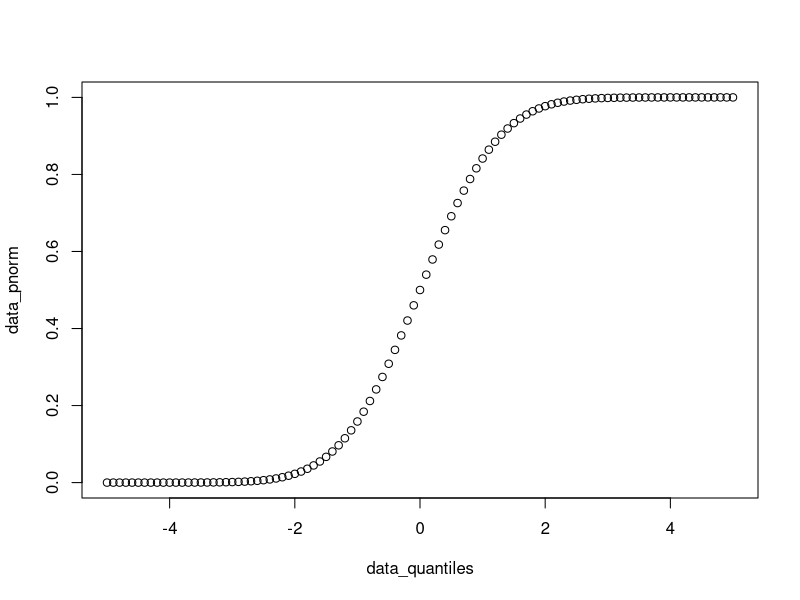
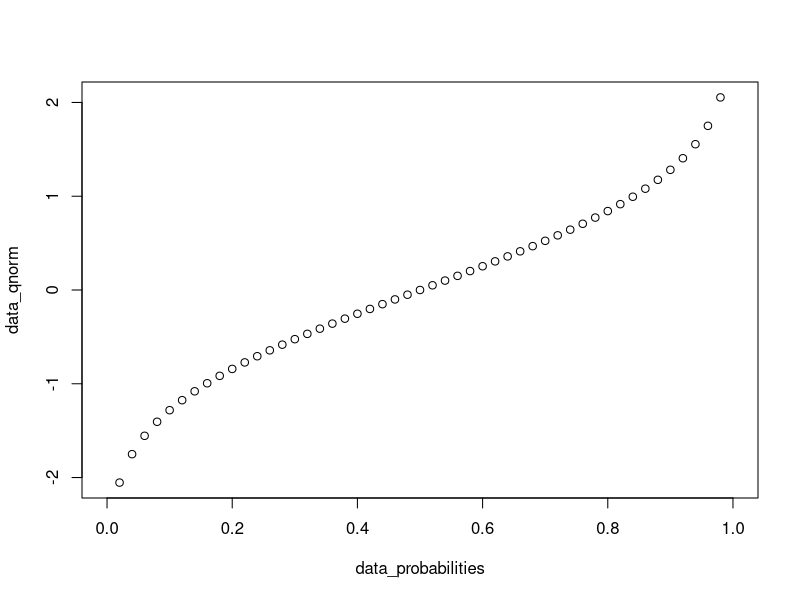
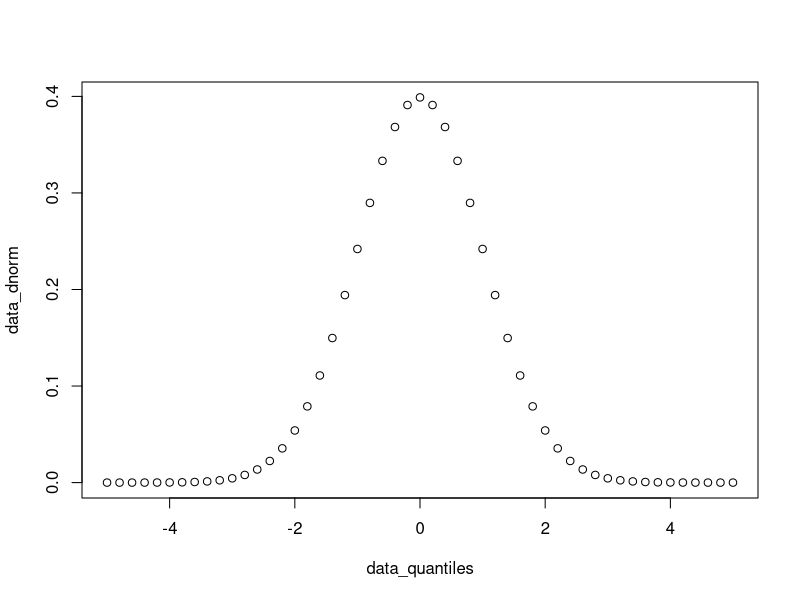
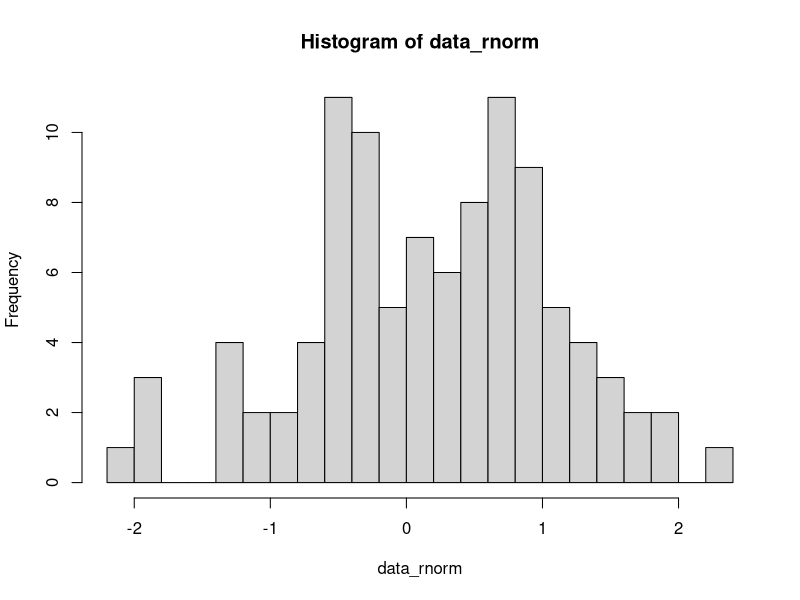
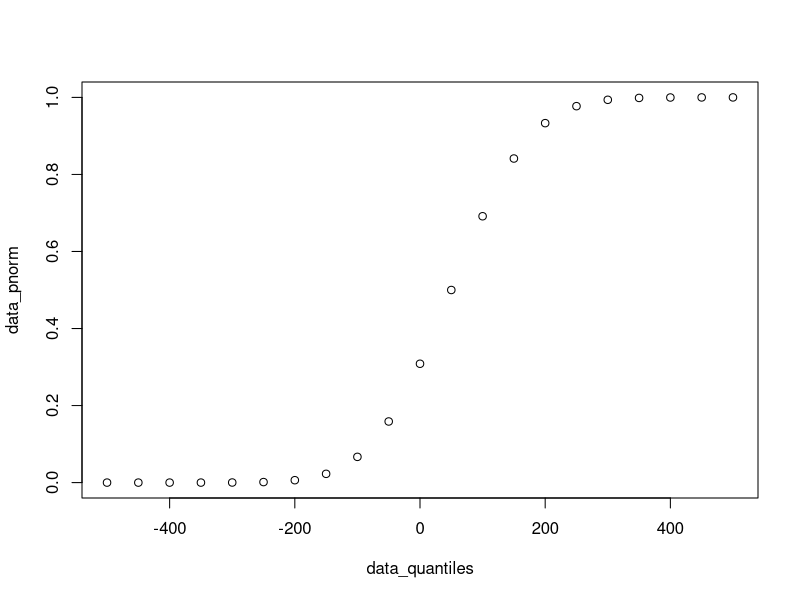
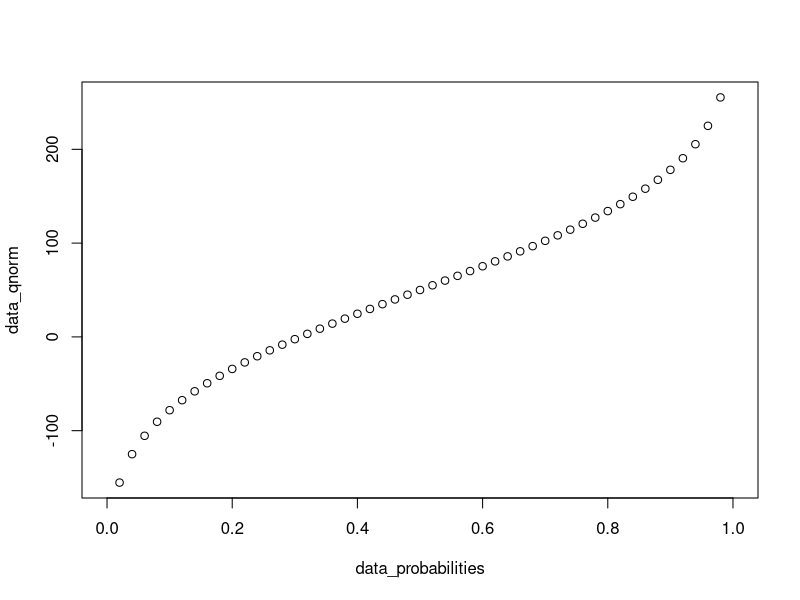
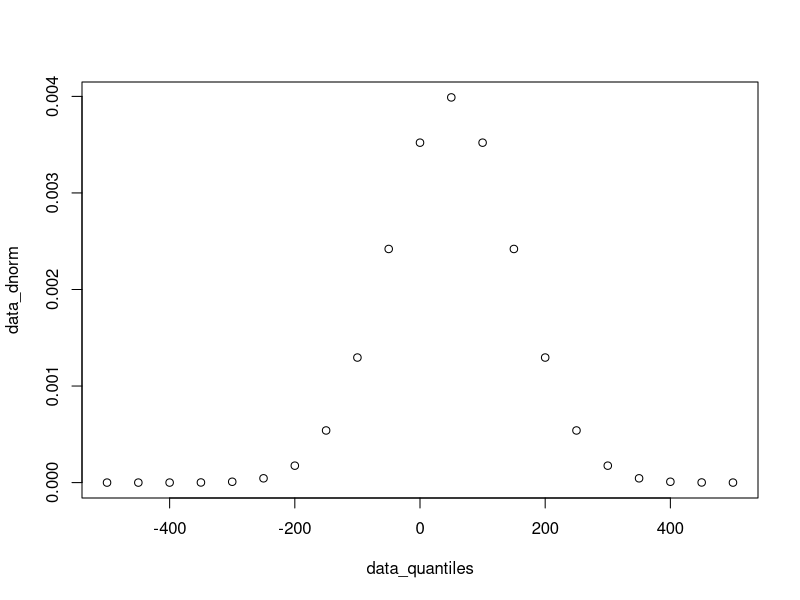
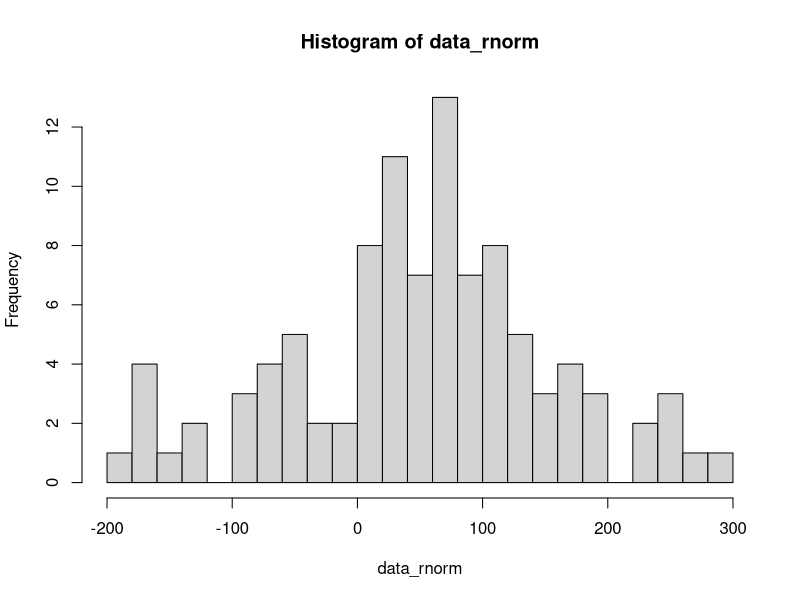

R code for these plots, in order:
## ---- chunk 1
knitr::opts_chunk$set(echo = TRUE)
## ---- chunk 2
data_quantiles <- seq(-5, 5, 0.1)
head(data_quantiles)
## ---- chunk 3
data_pnorm <- pnorm(q = data_quantiles) 
head(data_pnorm)
## ---- chunk 4
plot(data_quantiles, data_pnorm)
## ---- chunk 5
data_probabilities <- seq(from = 0, to = 1, by = 0.02)
head(data_probabilities)
## ---- chunk 6
data_qnorm <- qnorm(p = data_probabilities) 
head(data_qnorm)
## ---- chunk 7
plot(data_probabilities, data_qnorm)
## ---- chunk 8
data_quantiles <- seq(-5, 5, 0.2)
head(data_quantiles)
## ---- chunk 9
data_dnorm <- dnorm(x = data_quantiles) 
head(data_dnorm)
## ---- chunk 10
plot(data_quantiles, data_dnorm)
## ---- chunk 11
data_rnorm <- rnorm(n = 100)
head(data_rnorm)
## ---- chunk 12
hist(data_rnorm, breaks = 20)
## ---- chunk 13
data_quantiles <- seq(-500, 500, 50)
head(data_quantiles)
## ---- chunk 14
data_pnorm <- pnorm(q = data_quantiles, mean = 50, sd = 100)
head(data_pnorm)
## ---- chunk 15
plot(data_quantiles, data_pnorm)
## ---- chunk 16
data_probabilities <- seq(from = 0, to = 1, by = 0.02)
head(data_probabilities)
## ---- chunk 17
data_qnorm <- qnorm(p = data_probabilities, mean = 50, sd = 100) 
head(data_qnorm)
## ---- chunk 18
plot(data_probabilities, data_qnorm)
## ---- chunk 19
data_quantiles <- seq(-500, 500, 50)
head(data_quantiles)
## ---- chunk 20
data_dnorm <- dnorm(x = data_quantiles, mean = 50, sd = 100) 
head(data_dnorm)
## ---- chunk 21
plot(data_quantiles, data_dnorm)
## ---- chunk 22
data_rnorm <- rnorm(n = 100, mean = 50, sd = 100)
head(data_rnorm)
## ---- chunk 23
hist(data_rnorm, breaks = 20)
## ---- chunk 24
data_quantiles <- seq(0, 50, 1)
head(data_quantiles)
## ---- chunk 25
data_pbinom <- pbinom(q = data_quantiles, size = 50, prob = 0.1)
head(data_pbinom)
## ---- chunk 26
plot(data_quantiles, data_pbinom)
## ---- chunk 27
data_probabilities <- seq(from = 0, to = 1, by = 0.02)
head(data_probabilities)
## ---- chunk 28
data_qbinom <- qbinom(p = data_probabilities, size = 50, prob = 0.1)
head(data_qbinom)
## ---- chunk 29
plot(data_probabilities, data_qbinom)
## ---- chunk 30
data_quantiles <- seq(0, 50, 1)
head(data_quantiles)
## ---- chunk 31
data_dbinom <- dbinom(x = data_quantiles, size = 50, prob = 0.1)
head(data_dbinom)
## ---- chunk 32
plot(data_quantiles, data_dbinom)
## ---- chunk 33
data_rbinom <- rbinom(n = 100, size = 50, prob = 0.1)
head(data_rbinom)
## ---- chunk 34
hist(data_rbinom, breaks = 20)
